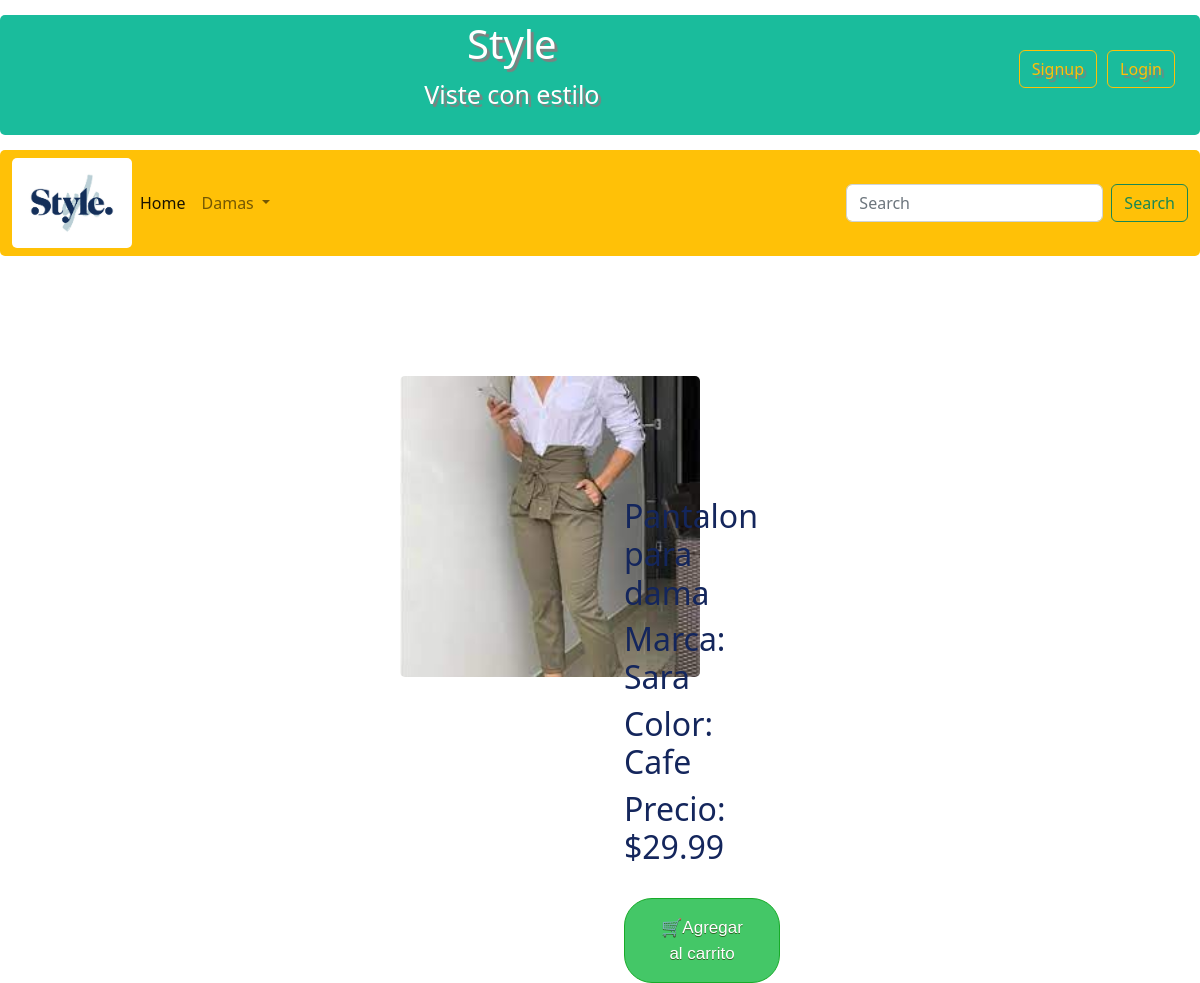
Screenshot of /cafe/ with the database file from the repository.
### store/models.py (models this page shows, shortened)
class productos(models.Model):
    marca = models.CharField(max_length=200)
    color = models.CharField(max_length=200)
    descripcion = models.CharField(max_length=200)
    precio = models.IntegerField()

### store/views.py (the view)
# urls.py: path('cafe/', views.cafe, name='cafe'),
def cafe(request):
    t = productos.objects.filter(id="2")
    return render(request, 'db-temp/pant-cafe.html', {
        't': t
    })

### store/templates/db-temp/pant-cafe.html (shortened to what this page needs)
{% load static %}
<!DOCTYPE html>
<html lang="en">
<head>
    <link rel="stylesheet" href= '{% static "css/estilo1.css"%}'/>
    <link rel="stylesheet" href= '{% static "css/bootstrap.min.css"%}'/>
</head>
<body>
    <div class="header" >
      <div>
        <a type="button" href="{% url 'login' %}" class="btn btn-outline-warning" style="float:right; margin:30px 20px 0px 0px ";>Login</a>
        <a type="button" href="{% url 'signup' %}" class="btn btn-outline-warning" style="float:right;  margin:30px 10px 0px 0px ";>Signup</a>
      </div>
      <div id="brand">
        <h1 id=Style>Style</h1>
        <p>Viste con estilo</p>
      </div>
    </div>
    <nav class="navbar navbar-expand-lg bg-warning">
        <div class="container-fluid">
            <img src= '{% static "Carrusel y logo/logo.jpg"%}' alt="Bootstrap" width="120" height="90">
          <div class="collapse navbar-collapse" id="navbarSupportedContent">
            <ul class="navbar-nav me-auto mb-2 mb-lg-0">
              <li class="nav-item">
                <a class="nav-link active" aria-current="page" href="{% url 'home' %}">Home</a>
              </li>
              <li class="nav-item dropdown">
                <a class="nav-link dropdown-toggle" href="#" role="button" data-bs-toggle="dropdown" aria-expanded="false">
                  Damas
                </a>
              </li>
            </ul>
            <form class="d-flex" role="search">
              <input class="form-control me-2" type="search" placeholder="Search" aria-label="Search">
              <button class="btn btn-outline-success" type="submit">Search</button>
            </form>
          </div>
        </div>
      </nav>
      <div style="display:inline; margin-left:-20px;">
        <img src= '{% static "Damas/Panatalones-Dama/pantalondama2.jpg"%}' alt="galeriacamisas"  width="300px" height="auto" style="margin: 10% 0px 0px 35%; position:relative;">
        {% for x in t %}
        <div  style="float:right; color:#14265c; padding: 27% 35% 0% 12%; margin: -42% 0% 0% 40%; position:absolute">
            <h2>{{x.descripcion}}</h2>
            <h2>Marca: {{x.marca}}</h2>
            <h2>Color: {{x.color}}</h2>
            <h2>Precio: ${{x.precio}}</h2></br>
            <button class="myButton">🛒Agregar al carrito</button>
        </div>
        {% endfor %}
      </div>

### store/static/css/estilo1.css (style rules this page uses)
* { border-radius: 5px; }
.header { padding: 5px; text-align: center; text-shadow: 3px 3px 1px gray; background: #1abc9c; color: white; font-size: 25px; margin-bottom: 15px; margin-top : 15px; }
#brand { display:inline-block; animation-name: text; animation-duration: 4s; animation-iteration-count: 3; animation-delay: 4s; animation-direction: alternate; }
.myButton { background-color:#44c767; border-radius:28px; border:1px solid #18ab29; display:inline-block; cursor:pointer; color:#ffffff; font-family:Arial; font-size:17px; padding:16px 31px; text-decoration:none; text-shadow:0px 1px 0px #2f6627; }

### rows the page displays
productos: descripcion "Pantalon para dama", marca "Sara", color "Cafe", precio "29.99"
